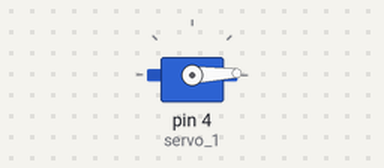
This sketch was run on a simulated Arduino Uno, built with avr-gcc and run on an emulated ATmega328P. Shown: servo.

Above: at 0.05 s.
At 2.0 s:
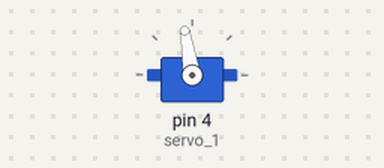
At 4.0 s:
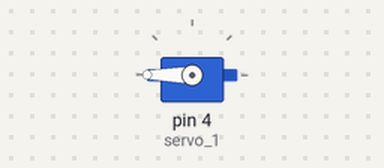
At 7.95 s:
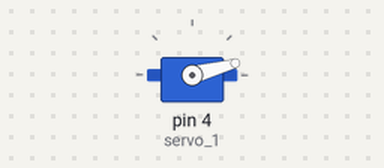
Timing chart, 0 to 12.0 s (numbered marks = the images above):
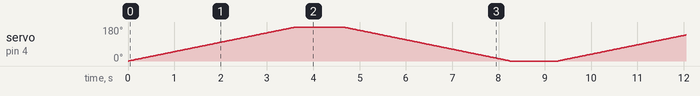

The sketch:

servo_motors_code.ino
```cpp
// C++ code
// Servo Motors
// From: Muhammad Arslan Ahmad
#include <Servo.h>

Servo servo_1; // creating object of servo motors
int pos = 0; // Initial position of servo at zero

void setup()
{
  servo_1.attach(4); // i've attached the pin at pin#4
}

void loop()
{
  // If you want servo to move at a specific angle then use this code:
  /*
  servo_1.write(0);  // tell servo to go to a particular angle
  delay(1000);
  servo_1.write(90);
  delay(500);
  servo_1.write(135);
  delay(500);
  servo_1.write(180);
  delay(1500);
  */

  // This code is for whole 180 degree rotation of servo
  for(pos=0 ; pos<=180 ; pos++)
  {
    servo_1.write(pos);
    delay(20);
  }
  delay(1000);
  for(pos=180 ; pos>=0 ; pos--)
  {
    servo_1.write(pos);
    delay(20);
  }
  delay(1000);
}
```
